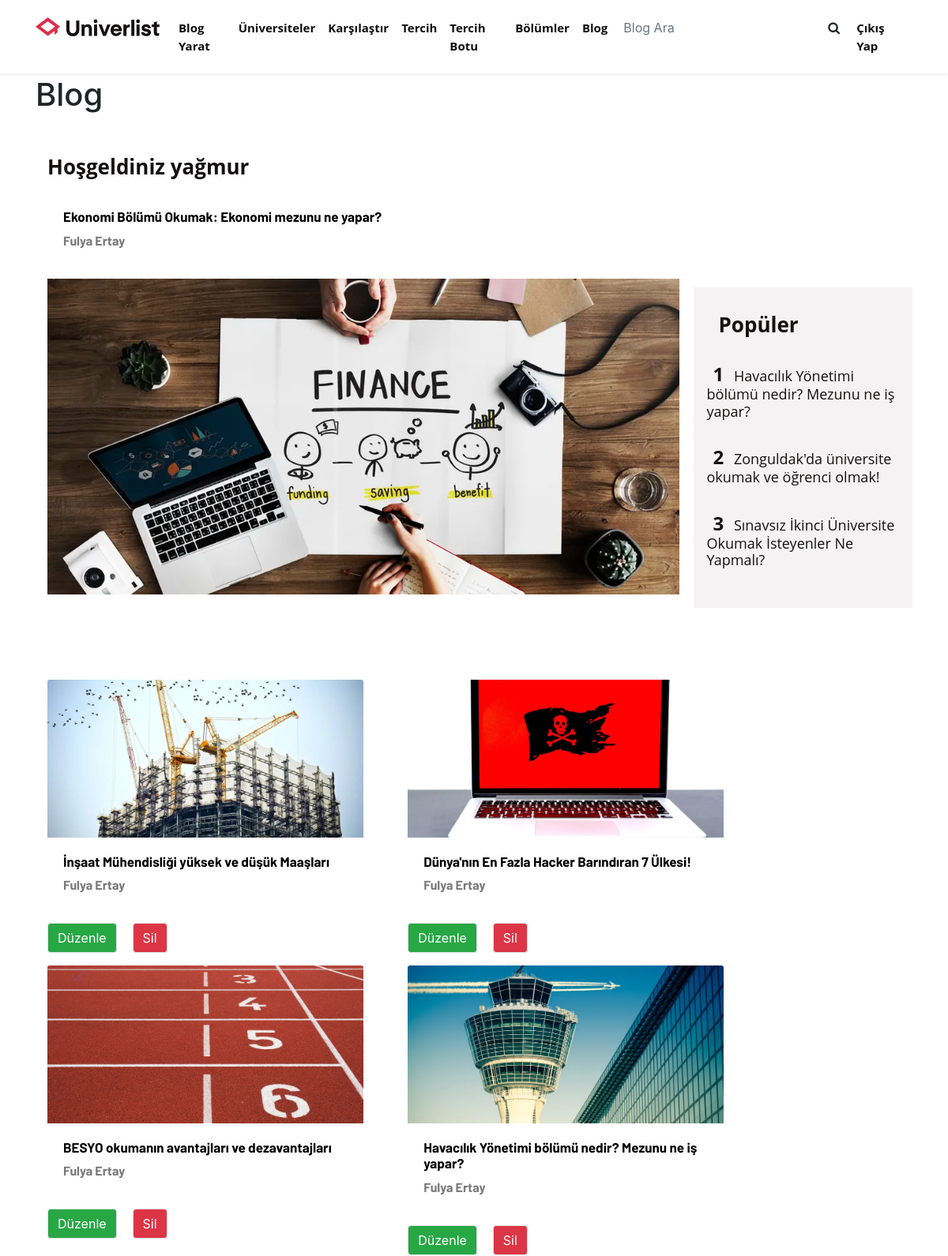
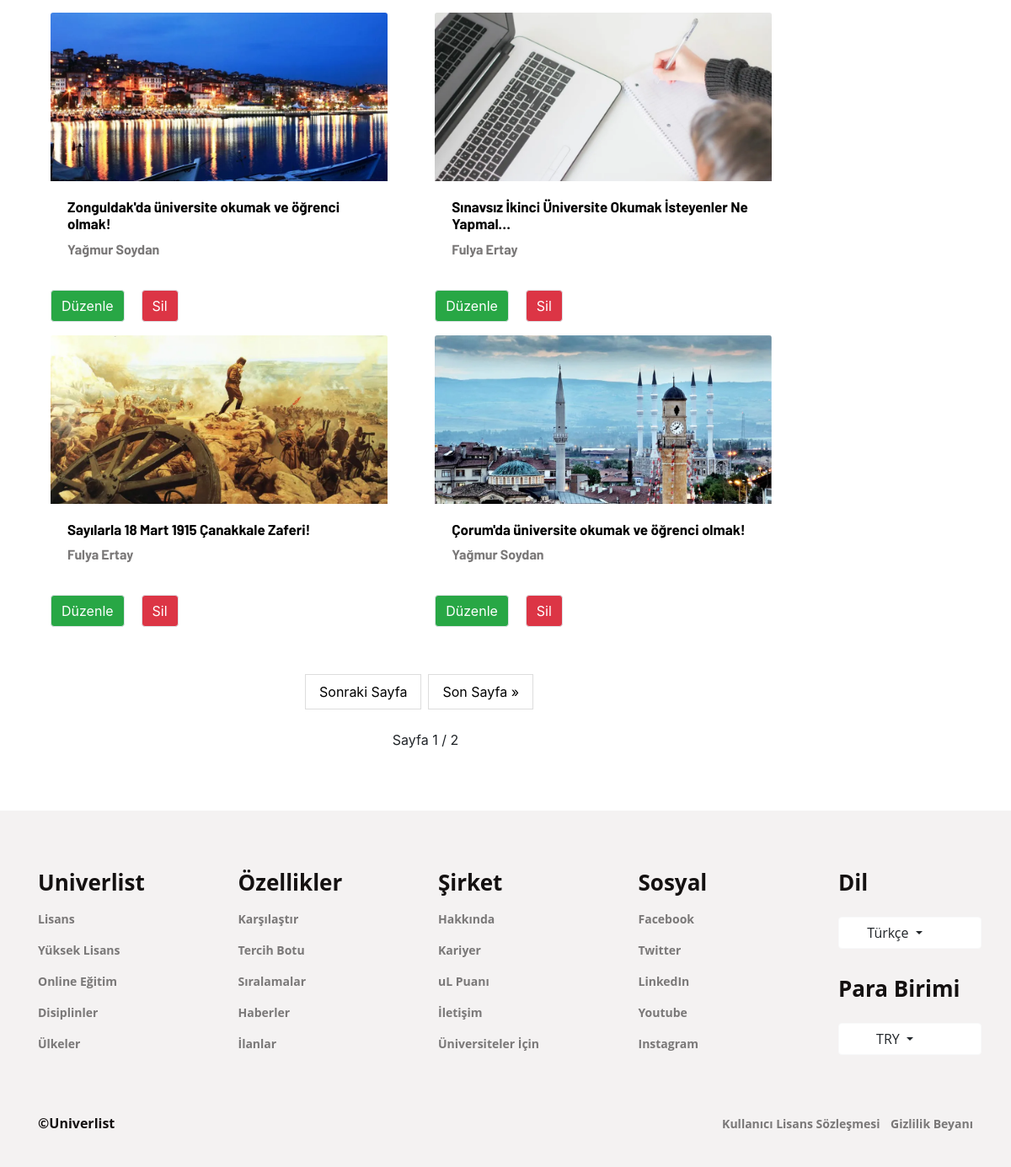
Screenshot of / (signed in) with the database file from the repository (2 pictures, top to bottom).
### blog_app/models.py (models this page shows, shortened)
class Blog(models.Model):
    description=models.CharField(max_length=100,verbose_name="Blog Başlığı:")
    blog_content=RichTextField(verbose_name="Blog İçeriği:")
    cover_photo=models.FileField(upload_to='images/',verbose_name="Kapak Fotoğrafı:")
    blog_author=models.ForeignKey('auth.user',on_delete=CASCADE,verbose_name="Blog Yazarı:",related_name="posts")
    created_date=models.DateTimeField(default=timezone.now, verbose_name='Created Date')
    populer= models.BooleanField(default=False,verbose_name="Popüler?")

### blog_app/views.py (the view)
# urls.py: path('', views.BlogList.as_view(), name= 'blog_list'),
class BlogList(ListView):
    template_name="blogs/blog_list.html"
    paginate_by = 8
    paginator_class = MyPaginator
    model=Blog
    def get_context_data(self,**kwargs):
        context=super().get_context_data(**kwargs)
        first_blog=Blog.objects.all().order_by('-created_date').first()
        blogs_data = Blog.objects.exclude(id=first_blog.id).order_by('-created_date')
        populer_blogs = Blog.objects.filter(populer=True).exclude(id=first_blog.id).order_by('-created_date')[:3]
        page = self.request.GET.get('page',1)
        paginator = self.paginator_class(blogs_data, self.paginate_by)
        blog_lists=  paginator.page(page)
        context['blogs'] = blog_lists
        context['first_blog']=first_blog
        context['populer_blogs']=populer_blogs
        return context

### blog_app/views.py (called while the page is built)
    def validate_number(self, number):
        try:
            return super().validate_number(number)
        except EmptyPage:
            if int(number) > 1:
                return self.num_pages
            elif int(number) < 1:
                return 1
            else:
                raise

### blog_app/templates/blogs/blog_list.html (shortened to what this page needs)
{% extends 'layout.html' %}
{% load static %}
{% block content %}
<h1>Blog</h1>
<div class="container pt-1 my-5 ">
    {% if user.is_authenticated %}
        <h3>Hoşgeldiniz {{user}}</h3>
    {%endif%}
    <div class="row justify-content-between">
        <div class="col-7 ml-0 ">
            <div class="card border-0" style="width:800px" >
                <div class="card-body">
                    <a href="{% url 'blog_detail' first_blog.pk %}">
                        <h2 class="list-card-title">{{first_blog.description}}</h2></a>
                    <p class="list-card-text">{{first_blog.blog_author.get_full_name}}</p>
                </div>
                <a href="{% url 'blog_detail' first_blog.pk %}">
                    <img class="card-img-top-first-blog  " src=" {{first_blog.cover_photo.url}} " alt="{{first_blog.cover_photo}}" ></a>
            </div>
        </div>
        <div class="col-3 margin-top-populer p-4 background-populer h-100 d-none d-sm-none d-lg-block" >
            <h3 class="p-2">Popüler</h3>
            <div class="row ">
                {% for blog in populer_blogs %}
                <div class=" populer-blogs p-2 d-flex align-items-center flex-wrap ">
                    <a href="{% url 'blog_detail' blog.pk %}"  >
                        <h5>
                             <span class="h4 font-weight-bold p-2">{{forloop.counter}}</span>
                             {{blog.description}}</h5></a>
                </div>
                {% endfor %}
            </div>
        </div>
    </div>
    <div class="row mr-0" >
        {% for blog in blogs %}
            <div class="col-md-5 my-2 " >
                <div class="card border-0" style="width:400px" >
                    <a href="{% url 'blog_detail' blog.pk %}">
                        <img class="card-img-top" src=" {{blog.cover_photo.url}} " alt="{{blog.cover_photo}}" >
                    <div class="card-body">
                        <h2 class="list-card-title ">{{blog.description | truncatechars:55}}</h2></a>
                        <p class="list-card-text">{{blog.blog_author.get_full_name}}</p>
                    </div>
                    {% if request.user.is_authenticated %}
                    <div class="row ">
                        <div class="col-3 ">
                            <a href="{% url 'update' blog.pk %}"  ><button type="button" class="btn btn-success border">Düzenle</button></a>
                        </div>
                        <div class="col ">
                            <a href="{% url 'delete' blog.pk %}"  ><button type="button" class="btn btn-danger border ">Sil</button></a>
                        </div>
                        </div> {%endif%}
                    </div>
            </div>
        {% endfor %}
      <br>
    <div class="row" >
        <div class=" pagination col-sm-10 col-md-10">
            <span class=" d-flex justify-content-center"  >
                {% if blogs.has_next %}
                    <a href="?page={{ blogs.next_page_number }}"> Sonraki Sayfa  </a>
                    <a href="?page={{ blogs.paginator.num_pages }}">Son Sayfa &raquo;</a>
                {% endif %}
            </span>
        </div>
    </div>
    <br>
    <div class="row">
        <div class="col-sm-10 col-md-10 ">
            <span class="d-flex justify-content-center">
                Sayfa {{ blogs.number }} / {{ blogs.paginator.num_pages }}
            </span>
        </div>
    </div>
    <br>
{% endblock %}

### blog_app/static/css/style.css (style rules this page uses)
.list-card-title { font-family : 'Barlow' , sans-serif ; font-size : 17px ; color:rgb(0, 0, 0); font-weight: bold; }
.list-card-text { font-family : 'Barlow' , sans-serif ; font-size : 16px ; color:#7A7878; font-weight: bold; }
.margin-top-populer { margin-top: 600px; }

### blog_app/templates/layout.html (style rules this page uses)
h3 { color:#141111; font-size:26px; font-family:'Open Sans', sans-serif; font-weight: bold; margin:0px 0px 17px; }
h5 { color:#141111; font-size:18px; font-family:'Open Sans', sans-serif; margin:0px 0px 17px; }
.card-img-top { width: 100%; height: 200px; object-fit: cover; }
.card-img-top-first-blog { width: 800px; height: 400px; object-fit: cover; margin-bottom: 100px; }
.margin-top-populer { margin-top: 120px; }
.populer-blogs { min-width:100px; margin-top: 0px; }
.background-populer { background-color: #f4f2f2; }
.pagination { display: inline-block; }
.pagination a { color: black; float: left; padding: 8px 16px; text-decoration: none; border: 1px solid #ddd; margin: 0 4px; }

### rows the page displays
Blog: description "Ekonomi Bölümü Okumak: Ekonomi mezunu ne yapar?", blog_author.get_full_name "Fulya Ertay", cover_photo (picture)
Blog: description "Havacılık Yönetimi bölümü nedir? Mezunu ne iş yapar?", cover_photo (picture), blog_author.get_full_name "Fulya Ertay"
Blog: description "Zonguldak'da üniversite okumak ve öğrenci olmak!", cover_photo (picture), blog_author.get_full_name "Yağmur Soydan"
Blog: description "Sınavsız İkinci Üniversite Okumak İsteyenler Ne Yapmalı?", cover_photo (picture), description "Sınavsız İkinci Üniversite Okumak İsteyenler Ne Yapmal…", blog_author.get_full_name "Fulya Ertay"
Blog: cover_photo (picture), description "İnşaat Mühendisliği yüksek ve düşük Maaşları", blog_author.get_full_name "Fulya Ertay"
Blog: cover_photo (picture), description "Dünya'nın En Fazla Hacker Barındıran 7 Ülkesi!", blog_author.get_full_name "Fulya Ertay"
Blog: cover_photo (picture), description "BESYO okumanın avantajları ve dezavantajları", blog_author.get_full_name "Fulya Ertay"
Blog: cover_photo (picture), description "Sayılarla 18 Mart 1915 Çanakkale Zaferi!", blog_author.get_full_name "Fulya Ertay"
Blog: cover_photo (picture), description "Çorum'da üniversite okumak ve öğrenci olmak!", blog_author.get_full_name "Yağmur Soydan"

### other values shown
{{ user }} "yağmur"
{{ blogs.number }} "1"
{{ blogs.paginator.num_pages }} "2"
